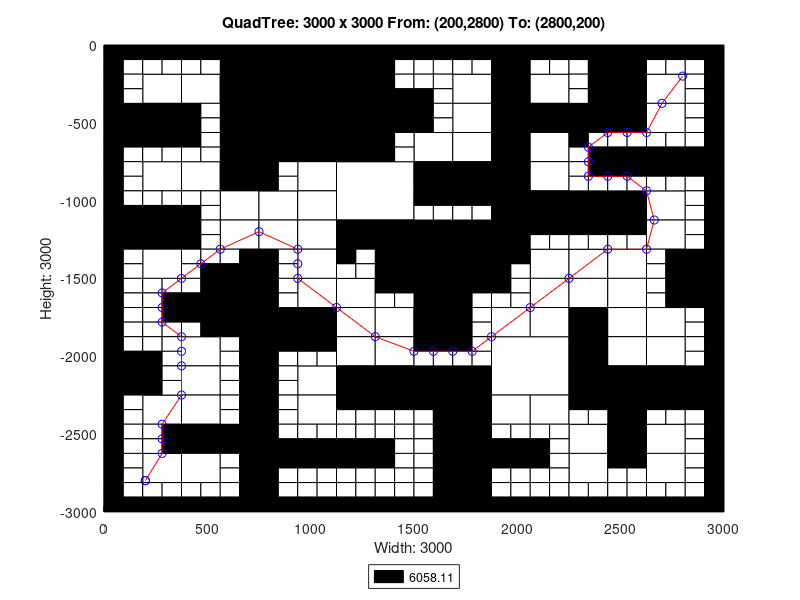

Recreate this plot in MATLAB.
axis([0 3000 -3000 0]);
title('QuadTree: 3000 x 3000 From: (200,2800) To: (2800,200)');
xlabel('Width: 3000');
ylabel('Height: 3000');
rectangle('Position',[750 -375 375 375], 'FaceColor',[0 0 0]);
rectangle('Position',[750 -750 375 375], 'FaceColor',[0 0 0]);
rectangle('Position',[1125 -1125 375 375], 'FaceColor',[1 1 1]);
rectangle('Position',[1500 -1500 375 375], 'FaceColor',[0 0 0]);
rectangle('Position',[1875 -2250 375 375], 'FaceColor',[1 1 1]);
rectangle('Position',[187.5 -375 187.5 187.5], 'FaceColor',[1 1 1]);
rectangle('Position',[562.5 -187.5 187.5 187.5], 'FaceColor',[0 0 0]);
rectangle('Position',[375 -375 187.5 187.5], 'FaceColor',[1 1 1]);
rectangle('Position',[562.5 -375 187.5 187.5], 'FaceColor',[0 0 0]);
rectangle('Position',[0 -562.5 187.5 187.5], 'FaceColor',[0 0 0]);
rectangle('Position',[187.5 -562.5 187.5 187.5], 'FaceColor',[0 0 0]);
rectangle('Position',[562.5 -562.5 187.5 187.5], 'FaceColor',[0 0 0]);
rectangle('Position',[562.5 -750 187.5 187.5], 'FaceColor',[0 0 0]);
rectangle('Position',[1125 -187.5 187.5 187.5], 'FaceColor',[0 0 0]);
rectangle('Position',[1125 -375 187.5 187.5], 'FaceColor',[0 0 0]);
rectangle('Position',[1125 -562.5 187.5 187.5], 'FaceColor',[0 0 0]);
rectangle('Position',[1312.5 -562.5 187.5 187.5], 'FaceColor',[0 0 0]);
rectangle('Position',[1125 -750 187.5 187.5], 'FaceColor',[0 0 0]);
rectangle('Position',[187.5 -937.5 187.5 187.5], 'FaceColor',[1 1 1]);
rectangle('Position',[375 -937.5 187.5 187.5], 'FaceColor',[1 1 1]);
rectangle('Position',[562.5 -937.5 187.5 187.5], 'FaceColor',[0 0 0]);
rectangle('Position',[562.5 -1125 187.5 187.5], 'FaceColor',[1 1 1]);
rectangle('Position',[0 -1312.5 187.5 187.5], 'FaceColor',[0 0 0]);
rectangle('Position',[187.5 -1312.5 187.5 187.5], 'FaceColor',[0 0 0]);
rectangle('Position',[187.5 -1500 187.5 187.5], 'FaceColor',[1 1 1]);
rectangle('Position',[562.5 -1312.5 187.5 187.5], 'FaceColor',[1 1 1]);
rectangle('Position',[937.5 -937.5 187.5 187.5], 'FaceColor',[1 1 1]);
rectangle('Position',[750 -1125 187.5 187.5], 'FaceColor',[1 1 1]);
rectangle('Position',[937.5 -1125 187.5 187.5], 'FaceColor',[1 1 1]);
rectangle('Position',[750 -1312.5 187.5 187.5], 'FaceColor',[1 1 1]);
rectangle('Position',[937.5 -1312.5 187.5 187.5], 'FaceColor',[1 1 1]);
rectangle('Position',[937.5 -1500 187.5 187.5], 'FaceColor',[1 1 1]);
rectangle('Position',[1125 -1312.5 187.5 187.5], 'FaceColor',[0 0 0]);
rectangle('Position',[1312.5 -1312.5 187.5 187.5], 'FaceColor',[0 0 0]);
rectangle('Position',[1312.5 -1500 187.5 187.5], 'FaceColor',[0 0 0]);
rectangle('Position',[1687.5 -375 187.5 187.5], 'FaceColor',[1 1 1]);
rectangle('Position',[1875 -187.5 187.5 187.5], 'FaceColor',[0 0 0]);
rectangle('Position',[1875 -375 187.5 187.5], 'FaceColor',[0 0 0]);
rectangle('Position',[2062.5 -375 187.5 187.5], 'FaceColor',[1 1 1]);
rectangle('Position',[1687.5 -562.5 187.5 187.5], 'FaceColor',[1 1 1]);
rectangle('Position',[1500 -750 187.5 187.5], 'FaceColor',[1 1 1]);
rectangle('Position',[1687.5 -750 187.5 187.5], 'FaceColor',[1 1 1]);
rectangle('Position',[1875 -562.5 187.5 187.5], 'FaceColor',[0 0 0]);
rectangle('Position',[2062.5 -562.5 187.5 187.5], 'FaceColor',[0 0 0]);
rectangle('Position',[1875 -750 187.5 187.5], 'FaceColor',[0 0 0]);
rectangle('Position',[2062.5 -750 187.5 187.5], 'FaceColor',[1 1 1]);
rectangle('Position',[2437.5 -187.5 187.5 187.5], 'FaceColor',[0 0 0]);
rectangle('Position',[2437.5 -375 187.5 187.5], 'FaceColor',[0 0 0]);
rectangle('Position',[2625 -375 187.5 187.5], 'FaceColor',[1 1 1]);
rectangle('Position',[2250 -562.5 187.5 187.5], 'FaceColor',[0 0 0]);
rectangle('Position',[2437.5 -562.5 187.5 187.5], 'FaceColor',[0 0 0]);
rectangle('Position',[2625 -562.5 187.5 187.5], 'FaceColor',[1 1 1]);
rectangle('Position',[1500 -937.5 187.5 187.5], 'FaceColor',[0 0 0]);
rectangle('Position',[1687.5 -937.5 187.5 187.5], 'FaceColor',[0 0 0]);
rectangle('Position',[1875 -937.5 187.5 187.5], 'FaceColor',[0 0 0]);
rectangle('Position',[2062.5 -937.5 187.5 187.5], 'FaceColor',[1 1 1]);
rectangle('Position',[1875 -1125 187.5 187.5], 'FaceColor',[0 0 0]);
rectangle('Position',[2062.5 -1125 187.5 187.5], 'FaceColor',[0 0 0]);
rectangle('Position',[1875 -1312.5 187.5 187.5], 'FaceColor',[0 0 0]);
rectangle('Position',[2062.5 -1500 187.5 187.5], 'FaceColor',[1 1 1]);
rectangle('Position',[2250 -1125 187.5 187.5], 'FaceColor',[0 0 0]);
rectangle('Position',[2437.5 -1125 187.5 187.5], 'FaceColor',[0 0 0]);
rectangle('Position',[2625 -1125 187.5 187.5], 'FaceColor',[1 1 1]);
rectangle('Position',[2250 -1500 187.5 187.5], 'FaceColor',[1 1 1]);
rectangle('Position',[2437.5 -1500 187.5 187.5], 'FaceColor',[1 1 1]);
rectangle('Position',[2625 -1312.5 187.5 187.5], 'FaceColor',[1 1 1]);
rectangle('Position',[2812.5 -1500 187.5 187.5], 'FaceColor',[0 0 0]);
rectangle('Position',[562.5 -1687.5 187.5 187.5], 'FaceColor',[0 0 0]);
rectangle('Position',[562.5 -1875 187.5 187.5], 'FaceColor',[0 0 0]);
rectangle('Position',[0 -2250 187.5 187.5], 'FaceColor',[0 0 0]);
rectangle('Position',[375 -2062.5 187.5 187.5], 'FaceColor',[1 1 1]);
rectangle('Position',[375 -2250 187.5 187.5], 'FaceColor',[1 1 1]);
rectangle('Position',[937.5 -1687.5 187.5 187.5], 'FaceColor',[1 1 1]);
rectangle('Position',[750 -1875 187.5 187.5], 'FaceColor',[0 0 0]);
rectangle('Position',[937.5 -1875 187.5 187.5], 'FaceColor',[0 0 0]);
rectangle('Position',[1125 -1687.5 187.5 187.5], 'FaceColor',[1 1 1]);
rectangle('Position',[1125 -1875 187.5 187.5], 'FaceColor',[1 1 1]);
rectangle('Position',[1312.5 -1875 187.5 187.5], 'FaceColor',[1 1 1]);
rectangle('Position',[937.5 -2250 187.5 187.5], 'FaceColor',[1 1 1]);
rectangle('Position',[1125 -2062.5 187.5 187.5], 'FaceColor',[1 1 1]);
rectangle('Position',[1312.5 -2062.5 187.5 187.5], 'FaceColor',[1 1 1]);
rectangle('Position',[1125 -2250 187.5 187.5], 'FaceColor',[0 0 0]);
rectangle('Position',[1312.5 -2250 187.5 187.5], 'FaceColor',[0 0 0]);
rectangle('Position',[187.5 -2437.5 187.5 187.5], 'FaceColor',[1 1 1]);
rectangle('Position',[375 -2437.5 187.5 187.5], 'FaceColor',[1 1 1]);
rectangle('Position',[375 -2625 187.5 187.5], 'FaceColor',[0 0 0]);
rectangle('Position',[562.5 -2625 187.5 187.5], 'FaceColor',[0 0 0]);
rectangle('Position',[187.5 -2812.5 187.5 187.5], 'FaceColor',[1 1 1]);
rectangle('Position',[375 -2812.5 187.5 187.5], 'FaceColor',[1 1 1]);
rectangle('Position',[937.5 -2437.5 187.5 187.5], 'FaceColor',[1 1 1]);
rectangle('Position',[1500 -1687.5 187.5 187.5], 'FaceColor',[0 0 0]);
rectangle('Position',[1500 -1875 187.5 187.5], 'FaceColor',[0 0 0]);
rectangle('Position',[2062.5 -1687.5 187.5 187.5], 'FaceColor',[1 1 1]);
rectangle('Position',[1875 -1875 187.5 187.5], 'FaceColor',[1 1 1]);
rectangle('Position',[2062.5 -1875 187.5 187.5], 'FaceColor',[1 1 1]);
rectangle('Position',[1500 -2250 187.5 187.5], 'FaceColor',[0 0 0]);
rectangle('Position',[1687.5 -2250 187.5 187.5], 'FaceColor',[0 0 0]);
rectangle('Position',[2250 -1687.5 187.5 187.5], 'FaceColor',[1 1 1]);
rectangle('Position',[2437.5 -1687.5 187.5 187.5], 'FaceColor',[1 1 1]);
rectangle('Position',[2250 -1875 187.5 187.5], 'FaceColor',[0 0 0]);
rectangle('Position',[2437.5 -1875 187.5 187.5], 'FaceColor',[1 1 1]);
rectangle('Position',[2812.5 -1687.5 187.5 187.5], 'FaceColor',[0 0 0]);
rectangle('Position',[2625 -1875 187.5 187.5], 'FaceColor',[1 1 1]);
rectangle('Position',[2250 -2062.5 187.5 187.5], 'FaceColor',[0 0 0]);
rectangle('Position',[2437.5 -2062.5 187.5 187.5], 'FaceColor',[1 1 1]);
rectangle('Position',[2250 -2250 187.5 187.5], 'FaceColor',[0 0 0]);
rectangle('Position',[2437.5 -2250 187.5 187.5], 'FaceColor',[0 0 0]);
rectangle('Position',[2625 -2062.5 187.5 187.5], 'FaceColor',[1 1 1]);
rectangle('Position',[2625 -2250 187.5 187.5], 'FaceColor',[0 0 0]);
rectangle('Position',[2812.5 -2250 187.5 187.5], 'FaceColor',[0 0 0]);
rectangle('Position',[1687.5 -2437.5 187.5 187.5], 'FaceColor',[0 0 0]);
rectangle('Position',[1687.5 -2625 187.5 187.5], 'FaceColor',[0 0 0]);
rectangle('Position',[1875 -2437.5 187.5 187.5], 'FaceColor',[1 1 1]);
rectangle('Position',[2062.5 -2437.5 187.5 187.5], 'FaceColor',[1 1 1]);
rectangle('Position',[1687.5 -2812.5 187.5 187.5], 'FaceColor',[0 0 0]);
rectangle('Position',[1687.5 -3000 187.5 187.5], 'FaceColor',[0 0 0]);
rectangle('Position',[2437.5 -2437.5 187.5 187.5], 'FaceColor',[0 0 0]);
rectangle('Position',[2250 -2625 187.5 187.5], 'FaceColor',[1 1 1]);
rectangle('Position',[2437.5 -2625 187.5 187.5], 'FaceColor',[0 0 0]);
rectangle('Position',[2625 -2625 187.5 187.5], 'FaceColor',[1 1 1]);
rectangle('Position',[2250 -2812.5 187.5 187.5], 'FaceColor',[1 1 1]);
rectangle('Position',[2625 -2812.5 187.5 187.5], 'FaceColor',[1 1 1]);
rectangle('Position',[0 -93.75 93.75 93.75], 'FaceColor',[0 0 0]);
rectangle('Position',[93.75 -93.75 93.75 93.75], 'FaceColor',[0 0 0]);
rectangle('Position',[0 -187.5 93.75 93.75], 'FaceColor',[0 0 0]);
rectangle('Position',[93.75 -187.5 93.75 93.75], 'FaceColor',[1 1 1]);
rectangle('Position',[187.5 -93.75 93.75 93.75], 'FaceColor',[0 0 0]);
rectangle('Position',[281.25 -93.75 93.75 93.75], 'FaceColor',[0 0 0]);
rectangle('Position',[187.5 -187.5 93.75 93.75], 'FaceColor',[1 1 1]);
rectangle('Position',[281.25 -187.5 93.75 93.75], 'FaceColor',[1 1 1]);
rectangle('Position',[0 -281.25 93.75 93.75], 'FaceColor',[0 0 0]);
rectangle('Position',[93.75 -281.25 93.75 93.75], 'FaceColor',[1 1 1]);
rectangle('Position',[0 -375 93.75 93.75], 'FaceColor',[0 0 0]);
rectangle('Position',[93.75 -375 93.75 93.75], 'FaceColor',[1 1 1]);
rectangle('Position',[375 -93.75 93.75 93.75], 'FaceColor',[0 0 0]);
rectangle('Position',[468.75 -93.75 93.75 93.75], 'FaceColor',[0 0 0]);
rectangle('Position',[375 -187.5 93.75 93.75], 'FaceColor',[1 1 1]);
rectangle('Position',[468.75 -187.5 93.75 93.75], 'FaceColor',[1 1 1]);
rectangle('Position',[0 -656.25 93.75 93.75], 'FaceColor',[0 0 0]);
rectangle('Position',[93.75 -656.25 93.75 93.75], 'FaceColor',[0 0 0]);
rectangle('Position',[0 -750 93.75 93.75], 'FaceColor',[0 0 0]);
rectangle('Position',[93.75 -750 93.75 93.75], 'FaceColor',[1 1 1]);
rectangle('Position',[187.5 -656.25 93.75 93.75], 'FaceColor',[0 0 0]);
rectangle('Position',[281.25 -656.25 93.75 93.75], 'FaceColor',[0 0 0]);
rectangle('Position',[187.5 -750 93.75 93.75], 'FaceColor',[1 1 1]);
rectangle('Position',[281.25 -750 93.75 93.75], 'FaceColor',[1 1 1]);
rectangle('Position',[375 -468.75 93.75 93.75], 'FaceColor',[0 0 0]);
rectangle('Position',[468.75 -468.75 93.75 93.75], 'FaceColor',[1 1 1]);
rectangle('Position',[375 -562.5 93.75 93.75], 'FaceColor',[0 0 0]);
rectangle('Position',[468.75 -562.5 93.75 93.75], 'FaceColor',[1 1 1]);
rectangle('Position',[375 -656.25 93.75 93.75], 'FaceColor',[0 0 0]);
rectangle('Position',[468.75 -656.25 93.75 93.75], 'FaceColor',[1 1 1]);
rectangle('Position',[375 -750 93.75 93.75], 'FaceColor',[1 1 1]);
rectangle('Position',[468.75 -750 93.75 93.75], 'FaceColor',[1 1 1]);
rectangle('Position',[1312.5 -93.75 93.75 93.75], 'FaceColor',[0 0 0]);
rectangle('Position',[1406.25 -93.75 93.75 93.75], 'FaceColor',[0 0 0]);
rectangle('Position',[1312.5 -187.5 93.75 93.75], 'FaceColor',[0 0 0]);
rectangle('Position',[1406.25 -187.5 93.75 93.75], 'FaceColor',[1 1 1]);
rectangle('Position',[1312.5 -281.25 93.75 93.75], 'FaceColor',[0 0 0]);
rectangle('Position',[1406.25 -281.25 93.75 93.75], 'FaceColor',[1 1 1]);
rectangle('Position',[1312.5 -375 93.75 93.75], 'FaceColor',[0 0 0]);
rectangle('Position',[1406.25 -375 93.75 93.75], 'FaceColor',[0 0 0]);
rectangle('Position',[1312.5 -656.25 93.75 93.75], 'FaceColor',[0 0 0]);
rectangle('Position',[1406.25 -656.25 93.75 93.75], 'FaceColor',[1 1 1]);
rectangle('Position',[1312.5 -750 93.75 93.75], 'FaceColor',[0 0 0]);
rectangle('Position',[1406.25 -750 93.75 93.75], 'FaceColor',[1 1 1]);
rectangle('Position',[0 -843.75 93.75 93.75], 'FaceColor',[0 0 0]);
rectangle('Position',[93.75 -843.75 93.75 93.75], 'FaceColor',[1 1 1]);
rectangle('Position',[0 -937.5 93.75 93.75], 'FaceColor',[0 0 0]);
rectangle('Position',[93.75 -937.5 93.75 93.75], 'FaceColor',[1 1 1]);
rectangle('Position',[0 -1031.25 93.75 93.75], 'FaceColor',[0 0 0]);
rectangle('Position',[93.75 -1031.25 93.75 93.75], 'FaceColor',[1 1 1]);
rectangle('Position',[0 -1125 93.75 93.75], 'FaceColor',[0 0 0]);
rectangle('Position',[93.75 -1125 93.75 93.75], 'FaceColor',[0 0 0]);
rectangle('Position',[187.5 -1031.25 93.75 93.75], 'FaceColor',[1 1 1]);
rectangle('Position',[281.25 -1031.25 93.75 93.75], 'FaceColor',[1 1 1]);
rectangle('Position',[187.5 -1125 93.75 93.75], 'FaceColor',[0 0 0]);
rectangle('Position',[281.25 -1125 93.75 93.75], 'FaceColor',[0 0 0]);
rectangle('Position',[375 -1031.25 93.75 93.75], 'FaceColor',[1 1 1]);
rectangle('Position',[468.75 -1031.25 93.75 93.75], 'FaceColor',[1 1 1]);
rectangle('Position',[375 -1125 93.75 93.75], 'FaceColor',[0 0 0]);
rectangle('Position',[468.75 -1125 93.75 93.75], 'FaceColor',[1 1 1]);
rectangle('Position',[0 -1406.25 93.75 93.75], 'FaceColor',[0 0 0]);
rectangle('Position',[93.75 -1406.25 93.75 93.75], 'FaceColor',[1 1 1]);
rectangle('Position',[0 -1500 93.75 93.75], 'FaceColor',[0 0 0]);
rectangle('Position',[93.75 -1500 93.75 93.75], 'FaceColor',[1 1 1]);
rectangle('Position',[375 -1218.75 93.75 93.75], 'FaceColor',[0 0 0]);
rectangle('Position',[468.75 -1218.75 93.75 93.75], 'FaceColor',[1 1 1]);
rectangle('Position',[375 -1312.5 93.75 93.75], 'FaceColor',[0 0 0]);
rectangle('Position',[468.75 -1312.5 93.75 93.75], 'FaceColor',[1 1 1]);
rectangle('Position',[375 -1406.25 93.75 93.75], 'FaceColor',[1 1 1]);
rectangle('Position',[468.75 -1406.25 93.75 93.75], 'FaceColor',[1 1 1]);
rectangle('Position',[375 -1500 93.75 93.75], 'FaceColor',[1 1 1]);
rectangle('Position',[468.75 -1500 93.75 93.75], 'FaceColor',[0 0 0]);
rectangle('Position',[562.5 -1406.25 93.75 93.75], 'FaceColor',[1 1 1]);
rectangle('Position',[656.25 -1406.25 93.75 93.75], 'FaceColor',[0 0 0]);
rectangle('Position',[562.5 -1500 93.75 93.75], 'FaceColor',[0 0 0]);
rectangle('Position',[656.25 -1500 93.75 93.75], 'FaceColor',[0 0 0]);
rectangle('Position',[750 -843.75 93.75 93.75], 'FaceColor',[0 0 0]);
rectangle('Position',[843.75 -843.75 93.75 93.75], 'FaceColor',[1 1 1]);
rectangle('Position',[750 -937.5 93.75 93.75], 'FaceColor',[0 0 0]);
rectangle('Position',[843.75 -937.5 93.75 93.75], 'FaceColor',[1 1 1]);
rectangle('Position',[750 -1406.25 93.75 93.75], 'FaceColor',[0 0 0]);
rectangle('Position',[843.75 -1406.25 93.75 93.75], 'FaceColor',[1 1 1]);
rectangle('Position',[750 -1500 93.75 93.75], 'FaceColor',[0 0 0]);
rectangle('Position',[843.75 -1500 93.75 93.75], 'FaceColor',[1 1 1]);
rectangle('Position',[1125 -1406.25 93.75 93.75], 'FaceColor',[0 0 0]);
rectangle('Position',[1218.75 -1406.25 93.75 93.75], 'FaceColor',[1 1 1]);
rectangle('Position',[1125 -1500 93.75 93.75], 'FaceColor',[1 1 1]);
rectangle('Position',[1218.75 -1500 93.75 93.75], 'FaceColor',[1 1 1]);
rectangle('Position',[1500 -93.75 93.75 93.75], 'FaceColor',[0 0 0]);
rectangle('Position',[1593.75 -93.75 93.75 93.75], 'FaceColor',[0 0 0]);
rectangle('Position',[1500 -187.5 93.75 93.75], 'FaceColor',[1 1 1]);
rectangle('Position',[1593.75 -187.5 93.75 93.75], 'FaceColor',[1 1 1]);
rectangle('Position',[1687.5 -93.75 93.75 93.75], 'FaceColor',[0 0 0]);
rectangle('Position',[1781.25 -93.75 93.75 93.75], 'FaceColor',[0 0 0]);
rectangle('Position',[1687.5 -187.5 93.75 93.75], 'FaceColor',[1 1 1]);
rectangle('Position',[1781.25 -187.5 93.75 93.75], 'FaceColor',[1 1 1]);
rectangle('Position',[1500 -281.25 93.75 93.75], 'FaceColor',[1 1 1]);
rectangle('Position',[1593.75 -281.25 93.75 93.75], 'FaceColor',[1 1 1]);
rectangle('Position',[1500 -375 93.75 93.75], 'FaceColor',[0 0 0]);
rectangle('Position',[1593.75 -375 93.75 93.75], 'FaceColor',[1 1 1]);
rectangle('Position',[2062.5 -93.75 93.75 93.75], 'FaceColor',[0 0 0]);
rectangle('Position',[2156.25 -93.75 93.75 93.75], 'FaceColor',[0 0 0]);
rectangle('Position',[2062.5 -187.5 93.75 93.75], 'FaceColor',[1 1 1]);
rectangle('Position',[2156.25 -187.5 93.75 93.75], 'FaceColor',[1 1 1]);
rectangle('Position',[1500 -468.75 93.75 93.75], 'FaceColor',[0 0 0]);
rectangle('Position',[1593.75 -468.75 93.75 93.75], 'FaceColor',[1 1 1]);
rectangle('Position',[1500 -562.5 93.75 93.75], 'FaceColor',[0 0 0]);
rectangle('Position',[1593.75 -562.5 93.75 93.75], 'FaceColor',[1 1 1]);
rectangle('Position',[2250 -93.75 93.75 93.75], 'FaceColor',[0 0 0]);
rectangle('Position',[2343.75 -93.75 93.75 93.75], 'FaceColor',[0 0 0]);
rectangle('Position',[2250 -187.5 93.75 93.75], 'FaceColor',[1 1 1]);
rectangle('Position',[2343.75 -187.5 93.75 93.75], 'FaceColor',[0 0 0]);
rectangle('Position',[2250 -281.25 93.75 93.75], 'FaceColor',[1 1 1]);
rectangle('Position',[2343.75 -281.25 93.75 93.75], 'FaceColor',[0 0 0]);
rectangle('Position',[2250 -375 93.75 93.75], 'FaceColor',[1 1 1]);
rectangle('Position',[2343.75 -375 93.75 93.75], 'FaceColor',[0 0 0]);
rectangle('Position',[2625 -93.75 93.75 93.75], 'FaceColor',[0 0 0]);
rectangle('Position',[2718.75 -93.75 93.75 93.75], 'FaceColor',[0 0 0]);
rectangle('Position',[2625 -187.5 93.75 93.75], 'FaceColor',[1 1 1]);
rectangle('Position',[2718.75 -187.5 93.75 93.75], 'FaceColor',[1 1 1]);
rectangle('Position',[2812.5 -93.75 93.75 93.75], 'FaceColor',[0 0 0]);
rectangle('Position',[2906.25 -93.75 93.75 93.75], 'FaceColor',[0 0 0]);
rectangle('Position',[2812.5 -187.5 93.75 93.75], 'FaceColor',[1 1 1]);
rectangle('Position',[2906.25 -187.5 93.75 93.75], 'FaceColor',[0 0 0]);
rectangle('Position',[2812.5 -281.25 93.75 93.75], 'FaceColor',[1 1 1]);
rectangle('Position',[2906.25 -281.25 93.75 93.75], 'FaceColor',[0 0 0]);
rectangle('Position',[2812.5 -375 93.75 93.75], 'FaceColor',[1 1 1]);
rectangle('Position',[2906.25 -375 93.75 93.75], 'FaceColor',[0 0 0]);
rectangle('Position',[2250 -656.25 93.75 93.75], 'FaceColor',[0 0 0]);
rectangle('Position',[2343.75 -656.25 93.75 93.75], 'FaceColor',[1 1 1]);
rectangle('Position',[2250 -750 93.75 93.75], 'FaceColor',[1 1 1]);
rectangle('Position',[2343.75 -750 93.75 93.75], 'FaceColor',[0 0 0]);
rectangle('Position',[2437.5 -656.25 93.75 93.75], 'FaceColor',[1 1 1]);
rectangle('Position',[2531.25 -656.25 93.75 93.75], 'FaceColor',[1 1 1]);
rectangle('Position',[2437.5 -750 93.75 93.75], 'FaceColor',[0 0 0]);
rectangle('Position',[2531.25 -750 93.75 93.75], 'FaceColor',[0 0 0]);
rectangle('Position',[2812.5 -468.75 93.75 93.75], 'FaceColor',[1 1 1]);
rectangle('Position',[2906.25 -468.75 93.75 93.75], 'FaceColor',[0 0 0]);
rectangle('Position',[2812.5 -562.5 93.75 93.75], 'FaceColor',[1 1 1]);
rectangle('Position',[2906.25 -562.5 93.75 93.75], 'FaceColor',[0 0 0]);
rectangle('Position',[2625 -656.25 93.75 93.75], 'FaceColor',[1 1 1]);
rectangle('Position',[2718.75 -656.25 93.75 93.75], 'FaceColor',[1 1 1]);
rectangle('Position',[2625 -750 93.75 93.75], 'FaceColor',[0 0 0]);
rectangle('Position',[2718.75 -750 93.75 93.75], 'FaceColor',[0 0 0]);
rectangle('Position',[2812.5 -656.25 93.75 93.75], 'FaceColor',[1 1 1]);
rectangle('Position',[2906.25 -656.25 93.75 93.75], 'FaceColor',[0 0 0]);
rectangle('Position',[2812.5 -750 93.75 93.75], 'FaceColor',[0 0 0]);
rectangle('Position',[2906.25 -750 93.75 93.75], 'FaceColor',[0 0 0]);
rectangle('Position',[1500 -1031.25 93.75 93.75], 'FaceColor',[0 0 0]);
rectangle('Position',[1593.75 -1031.25 93.75 93.75], 'FaceColor',[0 0 0]);
rectangle('Position',[1500 -1125 93.75 93.75], 'FaceColor',[1 1 1]);
rectangle('Position',[1593.75 -1125 93.75 93.75], 'FaceColor',[1 1 1]);
rectangle('Position',[1687.5 -1031.25 93.75 93.75], 'FaceColor',[0 0 0]);
rectangle('Position',[1781.25 -1031.25 93.75 93.75], 'FaceColor',[0 0 0]);
rectangle('Position',[1687.5 -1125 93.75 93.75], 'FaceColor',[1 1 1]);
rectangle('Position',[1781.25 -1125 93.75 93.75], 'FaceColor',[1 1 1]);
rectangle('Position',[2062.5 -1218.75 93.75 93.75], 'FaceColor',[0 0 0]);
rectangle('Position',[2156.25 -1218.75 93.75 93.75], 'FaceColor',[0 0 0]);
rectangle('Position',[2062.5 -1312.5 93.75 93.75], 'FaceColor',[1 1 1]);
rectangle('Position',[2156.25 -1312.5 93.75 93.75], 'FaceColor',[1 1 1]);
rectangle('Position',[1875 -1406.25 93.75 93.75], 'FaceColor',[0 0 0]);
rectangle('Position',[1968.75 -1406.25 93.75 93.75], 'FaceColor',[0 0 0]);
rectangle('Position',[1875 -1500 93.75 93.75], 'FaceColor',[0 0 0]);
rectangle('Position',[1968.75 -1500 93.75 93.75], 'FaceColor',[1 1 1]);
rectangle('Position',[2250 -843.75 93.75 93.75], 'FaceColor',[1 1 1]);
rectangle('Position',[2343.75 -843.75 93.75 93.75], 'FaceColor',[0 0 0]);
rectangle('Position',[2250 -937.5 93.75 93.75], 'FaceColor',[1 1 1]);
rectangle('Position',[2343.75 -937.5 93.75 93.75], 'FaceColor',[1 1 1]);
rectangle('Position',[2437.5 -843.75 93.75 93.75], 'FaceColor',[0 0 0]);
rectangle('Position',[2531.25 -843.75 93.75 93.75], 'FaceColor',[0 0 0]);
rectangle('Position',[2437.5 -937.5 93.75 93.75], 'FaceColor',[1 1 1]);
rectangle('Position',[2531.25 -937.5 93.75 93.75], 'FaceColor',[1 1 1]);
rectangle('Position',[2625 -843.75 93.75 93.75], 'FaceColor',[0 0 0]);
rectangle('Position',[2718.75 -843.75 93.75 93.75], 'FaceColor',[0 0 0]);
rectangle('Position',[2625 -937.5 93.75 93.75], 'FaceColor',[1 1 1]);
rectangle('Position',[2718.75 -937.5 93.75 93.75], 'FaceColor',[1 1 1]);
rectangle('Position',[2812.5 -843.75 93.75 93.75], 'FaceColor',[0 0 0]);
rectangle('Position',[2906.25 -843.75 93.75 93.75], 'FaceColor',[0 0 0]);
rectangle('Position',[2812.5 -937.5 93.75 93.75], 'FaceColor',[1 1 1]);
rectangle('Position',[2906.25 -937.5 93.75 93.75], 'FaceColor',[0 0 0]);
rectangle('Position',[2812.5 -1031.25 93.75 93.75], 'FaceColor',[1 1 1]);
rectangle('Position',[2906.25 -1031.25 93.75 93.75], 'FaceColor',[0 0 0]);
rectangle('Position',[2812.5 -1125 93.75 93.75], 'FaceColor',[1 1 1]);
rectangle('Position',[2906.25 -1125 93.75 93.75], 'FaceColor',[0 0 0]);
rectangle('Position',[2250 -1218.75 93.75 93.75], 'FaceColor',[0 0 0]);
rectangle('Position',[2343.75 -1218.75 93.75 93.75], 'FaceColor',[0 0 0]);
rectangle('Position',[2250 -1312.5 93.75 93.75], 'FaceColor',[1 1 1]);
rectangle('Position',[2343.75 -1312.5 93.75 93.75], 'FaceColor',[1 1 1]);
rectangle('Position',[2437.5 -1218.75 93.75 93.75], 'FaceColor',[0 0 0]);
rectangle('Position',[2531.25 -1218.75 93.75 93.75], 'FaceColor',[0 0 0]);
rectangle('Position',[2437.5 -1312.5 93.75 93.75], 'FaceColor',[1 1 1]);
rectangle('Position',[2531.25 -1312.5 93.75 93.75], 'FaceColor',[1 1 1]);
rectangle('Position',[2812.5 -1218.75 93.75 93.75], 'FaceColor',[1 1 1]);
rectangle('Position',[2906.25 -1218.75 93.75 93.75], 'FaceColor',[0 0 0]);
rectangle('Position',[2812.5 -1312.5 93.75 93.75], 'FaceColor',[1 1 1]);
rectangle('Position',[2906.25 -1312.5 93.75 93.75], 'FaceColor',[0 0 0]);
rectangle('Position',[2625 -1406.25 93.75 93.75], 'FaceColor',[1 1 1]);
rectangle('Position',[2718.75 -1406.25 93.75 93.75], 'FaceColor',[0 0 0]);
rectangle('Position',[2625 -1500 93.75 93.75], 'FaceColor',[1 1 1]);
rectangle('Position',[2718.75 -1500 93.75 93.75], 'FaceColor',[0 0 0]);
rectangle('Position',[0 -1593.75 93.75 93.75], 'FaceColor',[0 0 0]);
rectangle('Position',[93.75 -1593.75 93.75 93.75], 'FaceColor',[1 1 1]);
rectangle('Position',[0 -1687.5 93.75 93.75], 'FaceColor',[0 0 0]);
rectangle('Position',[93.75 -1687.5 93.75 93.75], 'FaceColor',[1 1 1]);
rectangle('Position',[187.5 -1593.75 93.75 93.75], 'FaceColor',[1 1 1]);
rectangle('Position',[281.25 -1593.75 93.75 93.75], 'FaceColor',[1 1 1]);
rectangle('Position',[187.5 -1687.5 93.75 93.75], 'FaceColor',[1 1 1]);
rectangle('Position',[281.25 -1687.5 93.75 93.75], 'FaceColor',[0 0 0]);
rectangle('Position',[0 -1781.25 93.75 93.75], 'FaceColor',[0 0 0]);
rectangle('Position',[93.75 -1781.25 93.75 93.75], 'FaceColor',[1 1 1]);
rectangle('Position',[0 -1875 93.75 93.75], 'FaceColor',[0 0 0]);
rectangle('Position',[93.75 -1875 93.75 93.75], 'FaceColor',[1 1 1]);
rectangle('Position',[187.5 -1781.25 93.75 93.75], 'FaceColor',[1 1 1]);
rectangle('Position',[281.25 -1781.25 93.75 93.75], 'FaceColor',[0 0 0]);
rectangle('Position',[187.5 -1875 93.75 93.75], 'FaceColor',[1 1 1]);
rectangle('Position',[281.25 -1875 93.75 93.75], 'FaceColor',[1 1 1]);
rectangle('Position',[375 -1593.75 93.75 93.75], 'FaceColor',[1 1 1]);
rectangle('Position',[468.75 -1593.75 93.75 93.75], 'FaceColor',[0 0 0]);
rectangle('Position',[375 -1687.5 93.75 93.75], 'FaceColor',[0 0 0]);
rectangle('Position',[468.75 -1687.5 93.75 93.75], 'FaceColor',[0 0 0]);
rectangle('Position',[375 -1781.25 93.75 93.75], 'FaceColor',[0 0 0]);
rectangle('Position',[468.75 -1781.25 93.75 93.75], 'FaceColor',[0 0 0]);
rectangle('Position',[375 -1875 93.75 93.75], 'FaceColor',[1 1 1]);
rectangle('Position',[468.75 -1875 93.75 93.75], 'FaceColor',[0 0 0]);
rectangle('Position',[0 -1968.75 93.75 93.75], 'FaceColor',[0 0 0]);
rectangle('Position',[93.75 -1968.75 93.75 93.75], 'FaceColor',[1 1 1]);
rectangle('Position',[0 -2062.5 93.75 93.75], 'FaceColor',[0 0 0]);
rectangle('Position',[93.75 -2062.5 93.75 93.75], 'FaceColor',[0 0 0]);
rectangle('Position',[187.5 -1968.75 93.75 93.75], 'FaceColor',[1 1 1]);
rectangle('Position',[281.25 -1968.75 93.75 93.75], 'FaceColor',[1 1 1]);
rectangle('Position',[187.5 -2062.5 93.75 93.75], 'FaceColor',[0 0 0]);
rectangle('Position',[281.25 -2062.5 93.75 93.75], 'FaceColor',[1 1 1]);
rectangle('Position',[187.5 -2156.25 93.75 93.75], 'FaceColor',[0 0 0]);
rectangle('Position',[281.25 -2156.25 93.75 93.75], 'FaceColor',[1 1 1]);
rectangle('Position',[187.5 -2250 93.75 93.75], 'FaceColor',[0 0 0]);
rectangle('Position',[281.25 -2250 93.75 93.75], 'FaceColor',[1 1 1]);
rectangle('Position',[562.5 -1968.75 93.75 93.75], 'FaceColor',[1 1 1]);
rectangle('Position',[656.25 -1968.75 93.75 93.75], 'FaceColor',[0 0 0]);
rectangle('Position',[562.5 -2062.5 93.75 93.75], 'FaceColor',[1 1 1]);
rectangle('Position',[656.25 -2062.5 93.75 93.75], 'FaceColor',[0 0 0]);
rectangle('Position',[562.5 -2156.25 93.75 93.75], 'FaceColor',[1 1 1]);
rectangle('Position',[656.25 -2156.25 93.75 93.75], 'FaceColor',[0 0 0]);
rectangle('Position',[562.5 -2250 93.75 93.75], 'FaceColor',[1 1 1]);
rectangle('Position',[656.25 -2250 93.75 93.75], 'FaceColor',[0 0 0]);
rectangle('Position',[750 -1593.75 93.75 93.75], 'FaceColor',[0 0 0]);
rectangle('Position',[843.75 -1593.75 93.75 93.75], 'FaceColor',[1 1 1]);
rectangle('Position',[750 -1687.5 93.75 93.75], 'FaceColor',[0 0 0]);
rectangle('Position',[843.75 -1687.5 93.75 93.75], 'FaceColor',[1 1 1]);
rectangle('Position',[1312.5 -1593.75 93.75 93.75], 'FaceColor',[0 0 0]);
rectangle('Position',[1406.25 -1593.75 93.75 93.75], 'FaceColor',[0 0 0]);
rectangle('Position',[1312.5 -1687.5 93.75 93.75], 'FaceColor',[1 1 1]);
rectangle('Position',[1406.25 -1687.5 93.75 93.75], 'FaceColor',[1 1 1]);
rectangle('Position',[750 -1968.75 93.75 93.75], 'FaceColor',[0 0 0]);
rectangle('Position',[843.75 -1968.75 93.75 93.75], 'FaceColor',[0 0 0]);
rectangle('Position',[750 -2062.5 93.75 93.75], 'FaceColor',[0 0 0]);
rectangle('Position',[843.75 -2062.5 93.75 93.75], 'FaceColor',[1 1 1]);
rectangle('Position',[937.5 -1968.75 93.75 93.75], 'FaceColor',[0 0 0]);
rectangle('Position',[1031.25 -1968.75 93.75 93.75], 'FaceColor',[0 0 0]);
rectangle('Position',[937.5 -2062.5 93.75 93.75], 'FaceColor',[1 1 1]);
rectangle('Position',[1031.25 -2062.5 93.75 93.75], 'FaceColor',[1 1 1]);
rectangle('Position',[750 -2156.25 93.75 93.75], 'FaceColor',[0 0 0]);
rectangle('Position',[843.75 -2156.25 93.75 93.75], 'FaceColor',[1 1 1]);
rectangle('Position',[750 -2250 93.75 93.75], 'FaceColor',[0 0 0]);
rectangle('Position',[843.75 -2250 93.75 93.75], 'FaceColor',[1 1 1]);
rectangle('Position',[0 -2343.75 93.75 93.75], 'FaceColor',[0 0 0]);
rectangle('Position',[93.75 -2343.75 93.75 93.75], 'FaceColor',[1 1 1]);
rectangle('Position',[0 -2437.5 93.75 93.75], 'FaceColor',[0 0 0]);
rectangle('Position',[93.75 -2437.5 93.75 93.75], 'FaceColor',[1 1 1]);
rectangle('Position',[0 -2531.25 93.75 93.75], 'FaceColor',[0 0 0]);
rectangle('Position',[93.75 -2531.25 93.75 93.75], 'FaceColor',[1 1 1]);
rectangle('Position',[0 -2625 93.75 93.75], 'FaceColor',[0 0 0]);
rectangle('Position',[93.75 -2625 93.75 93.75], 'FaceColor',[1 1 1]);
rectangle('Position',[187.5 -2531.25 93.75 93.75], 'FaceColor',[1 1 1]);
rectangle('Position',[281.25 -2531.25 93.75 93.75], 'FaceColor',[0 0 0]);
rectangle('Position',[187.5 -2625 93.75 93.75], 'FaceColor',[1 1 1]);
rectangle('Position',[281.25 -2625 93.75 93.75], 'FaceColor',[0 0 0]);
rectangle('Position',[562.5 -2343.75 93.75 93.75], 'FaceColor',[1 1 1]);
rectangle('Position',[656.25 -2343.75 93.75 93.75], 'FaceColor',[0 0 0]);
rectangle('Position',[562.5 -2437.5 93.75 93.75], 'FaceColor',[1 1 1]);
rectangle('Position',[656.25 -2437.5 93.75 93.75], 'FaceColor',[0 0 0]);
rectangle('Position',[0 -2718.75 93.75 93.75], 'FaceColor',[0 0 0]);
rectangle('Position',[93.75 -2718.75 93.75 93.75], 'FaceColor',[1 1 1]);
rectangle('Position',[0 -2812.5 93.75 93.75], 'FaceColor',[0 0 0]);
rectangle('Position',[93.75 -2812.5 93.75 93.75], 'FaceColor',[1 1 1]);
rectangle('Position',[0 -2906.25 93.75 93.75], 'FaceColor',[0 0 0]);
rectangle('Position',[93.75 -2906.25 93.75 93.75], 'FaceColor',[1 1 1]);
rectangle('Position',[0 -3000 93.75 93.75], 'FaceColor',[0 0 0]);
rectangle('Position',[93.75 -3000 93.75 93.75], 'FaceColor',[0 0 0]);
rectangle('Position',[187.5 -2906.25 93.75 93.75], 'FaceColor',[1 1 1]);
rectangle('Position',[281.25 -2906.25 93.75 93.75], 'FaceColor',[1 1 1]);
rectangle('Position',[187.5 -3000 93.75 93.75], 'FaceColor',[0 0 0]);
rectangle('Position',[281.25 -3000 93.75 93.75], 'FaceColor',[0 0 0]);
rectangle('Position',[562.5 -2718.75 93.75 93.75], 'FaceColor',[1 1 1]);
rectangle('Position',[656.25 -2718.75 93.75 93.75], 'FaceColor',[0 0 0]);
rectangle('Position',[562.5 -2812.5 93.75 93.75], 'FaceColor',[1 1 1]);
rectangle('Position',[656.25 -2812.5 93.75 93.75], 'FaceColor',[0 0 0]);
rectangle('Position',[375 -2906.25 93.75 93.75], 'FaceColor',[1 1 1]);
rectangle('Position',[468.75 -2906.25 93.75 93.75], 'FaceColor',[1 1 1]);
rectangle('Position',[375 -3000 93.75 93.75], 'FaceColor',[0 0 0]);
rectangle('Position',[468.75 -3000 93.75 93.75], 'FaceColor',[0 0 0]);
rectangle('Position',[562.5 -2906.25 93.75 93.75], 'FaceColor',[1 1 1]);
rectangle('Position',[656.25 -2906.25 93.75 93.75], 'FaceColor',[0 0 0]);
rectangle('Position',[562.5 -3000 93.75 93.75], 'FaceColor',[0 0 0]);
rectangle('Position',[656.25 -3000 93.75 93.75], 'FaceColor',[0 0 0]);
rectangle('Position',[750 -2343.75 93.75 93.75], 'FaceColor',[0 0 0]);
rectangle('Position',[843.75 -2343.75 93.75 93.75], 'FaceColor',[1 1 1]);
rectangle('Position',[750 -2437.5 93.75 93.75], 'FaceColor',[0 0 0]);
rectangle('Position',[843.75 -2437.5 93.75 93.75], 'FaceColor',[1 1 1]);
rectangle('Position',[750 -2531.25 93.75 93.75], 'FaceColor',[0 0 0]);
rectangle('Position',[843.75 -2531.25 93.75 93.75], 'FaceColor',[1 1 1]);
rectangle('Position',[750 -2625 93.75 93.75], 'FaceColor',[0 0 0]);
rectangle('Position',[843.75 -2625 93.75 93.75], 'FaceColor',[0 0 0]);
rectangle('Position',[937.5 -2531.25 93.75 93.75], 'FaceColor',[1 1 1]);
rectangle('Position',[1031.25 -2531.25 93.75 93.75], 'FaceColor',[1 1 1]);
rectangle('Position',[937.5 -2625 93.75 93.75], 'FaceColor',[0 0 0]);
rectangle('Position',[1031.25 -2625 93.75 93.75], 'FaceColor',[0 0 0]);
rectangle('Position',[1125 -2343.75 93.75 93.75], 'FaceColor',[0 0 0]);
rectangle('Position',[1218.75 -2343.75 93.75 93.75], 'FaceColor',[0 0 0]);
rectangle('Position',[1125 -2437.5 93.75 93.75], 'FaceColor',[1 1 1]);
rectangle('Position',[1218.75 -2437.5 93.75 93.75], 'FaceColor',[1 1 1]);
rectangle('Position',[1312.5 -2343.75 93.75 93.75], 'FaceColor',[0 0 0]);
rectangle('Position',[1406.25 -2343.75 93.75 93.75], 'FaceColor',[0 0 0]);
rectangle('Position',[1312.5 -2437.5 93.75 93.75], 'FaceColor',[1 1 1]);
rectangle('Position',[1406.25 -2437.5 93.75 93.75], 'FaceColor',[1 1 1]);
rectangle('Position',[1125 -2531.25 93.75 93.75], 'FaceColor',[1 1 1]);
rectangle('Position',[1218.75 -2531.25 93.75 93.75], 'FaceColor',[1 1 1]);
rectangle('Position',[1125 -2625 93.75 93.75], 'FaceColor',[0 0 0]);
rectangle('Position',[1218.75 -2625 93.75 93.75], 'FaceColor',[0 0 0]);
rectangle('Position',[1312.5 -2531.25 93.75 93.75], 'FaceColor',[1 1 1]);
rectangle('Position',[1406.25 -2531.25 93.75 93.75], 'FaceColor',[1 1 1]);
rectangle('Position',[1312.5 -2625 93.75 93.75], 'FaceColor',[0 0 0]);
rectangle('Position',[1406.25 -2625 93.75 93.75], 'FaceColor',[1 1 1]);
rectangle('Position',[750 -2718.75 93.75 93.75], 'FaceColor',[0 0 0]);
rectangle('Position',[843.75 -2718.75 93.75 93.75], 'FaceColor',[0 0 0]);
rectangle('Position',[750 -2812.5 93.75 93.75], 'FaceColor',[0 0 0]);
rectangle('Position',[843.75 -2812.5 93.75 93.75], 'FaceColor',[1 1 1]);
rectangle('Position',[937.5 -2718.75 93.75 93.75], 'FaceColor',[0 0 0]);
rectangle('Position',[1031.25 -2718.75 93.75 93.75], 'FaceColor',[0 0 0]);
rectangle('Position',[937.5 -2812.5 93.75 93.75], 'FaceColor',[1 1 1]);
rectangle('Position',[1031.25 -2812.5 93.75 93.75], 'FaceColor',[1 1 1]);
rectangle('Position',[750 -2906.25 93.75 93.75], 'FaceColor',[0 0 0]);
rectangle('Position',[843.75 -2906.25 93.75 93.75], 'FaceColor',[1 1 1]);
rectangle('Position',[750 -3000 93.75 93.75], 'FaceColor',[0 0 0]);
rectangle('Position',[843.75 -3000 93.75 93.75], 'FaceColor',[0 0 0]);
rectangle('Position',[937.5 -2906.25 93.75 93.75], 'FaceColor',[1 1 1]);
rectangle('Position',[1031.25 -2906.25 93.75 93.75], 'FaceColor',[1 1 1]);
rectangle('Position',[937.5 -3000 93.75 93.75], 'FaceColor',[0 0 0]);
rectangle('Position',[1031.25 -3000 93.75 93.75], 'FaceColor',[0 0 0]);
rectangle('Position',[1125 -2718.75 93.75 93.75], 'FaceColor',[0 0 0]);
rectangle('Position',[1218.75 -2718.75 93.75 93.75], 'FaceColor',[0 0 0]);
rectangle('Position',[1125 -2812.5 93.75 93.75], 'FaceColor',[1 1 1]);
rectangle('Position',[1218.75 -2812.5 93.75 93.75], 'FaceColor',[1 1 1]);
rectangle('Position',[1312.5 -2718.75 93.75 93.75], 'FaceColor',[0 0 0]);
rectangle('Position',[1406.25 -2718.75 93.75 93.75], 'FaceColor',[1 1 1]);
rectangle('Position',[1312.5 -2812.5 93.75 93.75], 'FaceColor',[1 1 1]);
rectangle('Position',[1406.25 -2812.5 93.75 93.75], 'FaceColor',[1 1 1]);
rectangle('Position',[1125 -2906.25 93.75 93.75], 'FaceColor',[1 1 1]);
rectangle('Position',[1218.75 -2906.25 93.75 93.75], 'FaceColor',[1 1 1]);
rectangle('Position',[1125 -3000 93.75 93.75], 'FaceColor',[0 0 0]);
rectangle('Position',[1218.75 -3000 93.75 93.75], 'FaceColor',[0 0 0]);
rectangle('Position',[1312.5 -2906.25 93.75 93.75], 'FaceColor',[1 1 1]);
rectangle('Position',[1406.25 -2906.25 93.75 93.75], 'FaceColor',[1 1 1]);
rectangle('Position',[1312.5 -3000 93.75 93.75], 'FaceColor',[0 0 0]);
rectangle('Position',[1406.25 -3000 93.75 93.75], 'FaceColor',[0 0 0]);
rectangle('Position',[1687.5 -1593.75 93.75 93.75], 'FaceColor',[0 0 0]);
rectangle('Position',[1781.25 -1593.75 93.75 93.75], 'FaceColor',[0 0 0]);
rectangle('Position',[1687.5 -1687.5 93.75 93.75], 'FaceColor',[0 0 0]);
rectangle('Position',[1781.25 -1687.5 93.75 93.75], 'FaceColor',[1 1 1]);
rectangle('Position',[1687.5 -1781.25 93.75 93.75], 'FaceColor',[0 0 0]);
rectangle('Position',[1781.25 -1781.25 93.75 93.75], 'FaceColor',[1 1 1]);
rectangle('Position',[1687.5 -1875 93.75 93.75], 'FaceColor',[0 0 0]);
rectangle('Position',[1781.25 -1875 93.75 93.75], 'FaceColor',[1 1 1]);
rectangle('Position',[1875 -1593.75 93.75 93.75], 'FaceColor',[0 0 0]);
rectangle('Position',[1968.75 -1593.75 93.75 93.75], 'FaceColor',[1 1 1]);
rectangle('Position',[1875 -1687.5 93.75 93.75], 'FaceColor',[1 1 1]);
rectangle('Position',[1968.75 -1687.5 93.75 93.75], 'FaceColor',[1 1 1]);
rectangle('Position',[1500 -1968.75 93.75 93.75], 'FaceColor',[0 0 0]);
rectangle('Position',[1593.75 -1968.75 93.75 93.75], 'FaceColor',[0 0 0]);
rectangle('Position',[1500 -2062.5 93.75 93.75], 'FaceColor',[1 1 1]);
rectangle('Position',[1593.75 -2062.5 93.75 93.75], 'FaceColor',[1 1 1]);
rectangle('Position',[1687.5 -1968.75 93.75 93.75], 'FaceColor',[0 0 0]);
rectangle('Position',[1781.25 -1968.75 93.75 93.75], 'FaceColor',[1 1 1]);
rectangle('Position',[1687.5 -2062.5 93.75 93.75], 'FaceColor',[1 1 1]);
rectangle('Position',[1781.25 -2062.5 93.75 93.75], 'FaceColor',[1 1 1]);
rectangle('Position',[2625 -1593.75 93.75 93.75], 'FaceColor',[1 1 1]);
rectangle('Position',[2718.75 -1593.75 93.75 93.75], 'FaceColor',[0 0 0]);
rectangle('Position',[2625 -1687.5 93.75 93.75], 'FaceColor',[1 1 1]);
rectangle('Position',[2718.75 -1687.5 93.75 93.75], 'FaceColor',[0 0 0]);
rectangle('Position',[2812.5 -1781.25 93.75 93.75], 'FaceColor',[1 1 1]);
rectangle('Position',[2906.25 -1781.25 93.75 93.75], 'FaceColor',[0 0 0]);
rectangle('Position',[2812.5 -1875 93.75 93.75], 'FaceColor',[1 1 1]);
rectangle('Position',[2906.25 -1875 93.75 93.75], 'FaceColor',[0 0 0]);
rectangle('Position',[2812.5 -1968.75 93.75 93.75], 'FaceColor',[1 1 1]);
rectangle('Position',[2906.25 -1968.75 93.75 93.75], 'FaceColor',[0 0 0]);
rectangle('Position',[2812.5 -2062.5 93.75 93.75], 'FaceColor',[1 1 1]);
rectangle('Position',[2906.25 -2062.5 93.75 93.75], 'FaceColor',[0 0 0]);
rectangle('Position',[1500 -2343.75 93.75 93.75], 'FaceColor',[0 0 0]);
rectangle('Position',[1593.75 -2343.75 93.75 93.75], 'FaceColor',[0 0 0]);
rectangle('Position',[1500 -2437.5 93.75 93.75], 'FaceColor',[1 1 1]);
rectangle('Position',[1593.75 -2437.5 93.75 93.75], 'FaceColor',[0 0 0]);
rectangle('Position',[1500 -2531.25 93.75 93.75], 'FaceColor',[1 1 1]);
rectangle('Position',[1593.75 -2531.25 93.75 93.75], 'FaceColor',[0 0 0]);
rectangle('Position',[1500 -2625 93.75 93.75], 'FaceColor',[1 1 1]);
rectangle('Position',[1593.75 -2625 93.75 93.75], 'FaceColor',[0 0 0]);
rectangle('Position',[1875 -2531.25 93.75 93.75], 'FaceColor',[1 1 1]);
rectangle('Position',[1968.75 -2531.25 93.75 93.75], 'FaceColor',[1 1 1]);
rectangle('Position',[1875 -2625 93.75 93.75], 'FaceColor',[0 0 0]);
rectangle('Position',[1968.75 -2625 93.75 93.75], 'FaceColor',[0 0 0]);
rectangle('Position',[2062.5 -2531.25 93.75 93.75], 'FaceColor',[1 1 1]);
rectangle('Position',[2156.25 -2531.25 93.75 93.75], 'FaceColor',[1 1 1]);
rectangle('Position',[2062.5 -2625 93.75 93.75], 'FaceColor',[0 0 0]);
rectangle('Position',[2156.25 -2625 93.75 93.75], 'FaceColor',[1 1 1]);
rectangle('Position',[1500 -2718.75 93.75 93.75], 'FaceColor',[1 1 1]);
rectangle('Position',[1593.75 -2718.75 93.75 93.75], 'FaceColor',[0 0 0]);
rectangle('Position',[1500 -2812.5 93.75 93.75], 'FaceColor',[1 1 1]);
rectangle('Position',[1593.75 -2812.5 93.75 93.75], 'FaceColor',[0 0 0]);
rectangle('Position',[1500 -2906.25 93.75 93.75], 'FaceColor',[1 1 1]);
rectangle('Position',[1593.75 -2906.25 93.75 93.75], 'FaceColor',[0 0 0]);
rectangle('Position',[1500 -3000 93.75 93.75], 'FaceColor',[0 0 0]);
rectangle('Position',[1593.75 -3000 93.75 93.75], 'FaceColor',[0 0 0]);
rectangle('Position',[1875 -2718.75 93.75 93.75], 'FaceColor',[0 0 0]);
rectangle('Position',[1968.75 -2718.75 93.75 93.75], 'FaceColor',[0 0 0]);
rectangle('Position',[1875 -2812.5 93.75 93.75], 'FaceColor',[1 1 1]);
rectangle('Position',[1968.75 -2812.5 93.75 93.75], 'FaceColor',[1 1 1]);
rectangle('Position',[2062.5 -2718.75 93.75 93.75], 'FaceColor',[0 0 0]);
rectangle('Position',[2156.25 -2718.75 93.75 93.75], 'FaceColor',[1 1 1]);
rectangle('Position',[2062.5 -2812.5 93.75 93.75], 'FaceColor',[1 1 1]);
rectangle('Position',[2156.25 -2812.5 93.75 93.75], 'FaceColor',[1 1 1]);
rectangle('Position',[1875 -2906.25 93.75 93.75], 'FaceColor',[1 1 1]);
rectangle('Position',[1968.75 -2906.25 93.75 93.75], 'FaceColor',[1 1 1]);
rectangle('Position',[1875 -3000 93.75 93.75], 'FaceColor',[0 0 0]);
rectangle('Position',[1968.75 -3000 93.75 93.75], 'FaceColor',[0 0 0]);
rectangle('Position',[2062.5 -2906.25 93.75 93.75], 'FaceColor',[1 1 1]);
rectangle('Position',[2156.25 -2906.25 93.75 93.75], 'FaceColor',[1 1 1]);
rectangle('Position',[2062.5 -3000 93.75 93.75], 'FaceColor',[0 0 0]);
rectangle('Position',[2156.25 -3000 93.75 93.75], 'FaceColor',[0 0 0]);
rectangle('Position',[2250 -2343.75 93.75 93.75], 'FaceColor',[0 0 0]);
rectangle('Position',[2343.75 -2343.75 93.75 93.75], 'FaceColor',[0 0 0]);
rectangle('Position',[2250 -2437.5 93.75 93.75], 'FaceColor',[1 1 1]);
rectangle('Position',[2343.75 -2437.5 93.75 93.75], 'FaceColor',[1 1 1]);
rectangle('Position',[2625 -2343.75 93.75 93.75], 'FaceColor',[0 0 0]);
rectangle('Position',[2718.75 -2343.75 93.75 93.75], 'FaceColor',[0 0 0]);
rectangle('Position',[2625 -2437.5 93.75 93.75], 'FaceColor',[1 1 1]);
rectangle('Position',[2718.75 -2437.5 93.75 93.75], 'FaceColor',[1 1 1]);
rectangle('Position',[2812.5 -2343.75 93.75 93.75], 'FaceColor',[0 0 0]);
rectangle('Position',[2906.25 -2343.75 93.75 93.75], 'FaceColor',[0 0 0]);
rectangle('Position',[2812.5 -2437.5 93.75 93.75], 'FaceColor',[1 1 1]);
rectangle('Position',[2906.25 -2437.5 93.75 93.75], 'FaceColor',[0 0 0]);
rectangle('Position',[2812.5 -2531.25 93.75 93.75], 'FaceColor',[1 1 1]);
rectangle('Position',[2906.25 -2531.25 93.75 93.75], 'FaceColor',[0 0 0]);
rectangle('Position',[2812.5 -2625 93.75 93.75], 'FaceColor',[1 1 1]);
rectangle('Position',[2906.25 -2625 93.75 93.75], 'FaceColor',[0 0 0]);
rectangle('Position',[2437.5 -2718.75 93.75 93.75], 'FaceColor',[0 0 0]);
rectangle('Position',[2531.25 -2718.75 93.75 93.75], 'FaceColor',[0 0 0]);
rectangle('Position',[2437.5 -2812.5 93.75 93.75], 'FaceColor',[1 1 1]);
rectangle('Position',[2531.25 -2812.5 93.75 93.75], 'FaceColor',[1 1 1]);
rectangle('Position',[2250 -2906.25 93.75 93.75], 'FaceColor',[1 1 1]);
rectangle('Position',[2343.75 -2906.25 93.75 93.75], 'FaceColor',[1 1 1]);
rectangle('Position',[2250 -3000 93.75 93.75], 'FaceColor',[0 0 0]);
rectangle('Position',[2343.75 -3000 93.75 93.75], 'FaceColor',[0 0 0]);
rectangle('Position',[2437.5 -2906.25 93.75 93.75], 'FaceColor',[1 1 1]);
rectangle('Position',[2531.25 -2906.25 93.75 93.75], 'FaceColor',[1 1 1]);
rectangle('Position',[2437.5 -3000 93.75 93.75], 'FaceColor',[0 0 0]);
rectangle('Position',[2531.25 -3000 93.75 93.75], 'FaceColor',[0 0 0]);
rectangle('Position',[2812.5 -2718.75 93.75 93.75], 'FaceColor',[1 1 1]);
rectangle('Position',[2906.25 -2718.75 93.75 93.75], 'FaceColor',[0 0 0]);
rectangle('Position',[2812.5 -2812.5 93.75 93.75], 'FaceColor',[1 1 1]);
rectangle('Position',[2906.25 -2812.5 93.75 93.75], 'FaceColor',[0 0 0]);
rectangle('Position',[2625 -2906.25 93.75 93.75], 'FaceColor',[1 1 1]);
rectangle('Position',[2718.75 -2906.25 93.75 93.75], 'FaceColor',[1 1 1]);
rectangle('Position',[2625 -3000 93.75 93.75], 'FaceColor',[0 0 0]);
rectangle('Position',[2718.75 -3000 93.75 93.75], 'FaceColor',[0 0 0]);
rectangle('Position',[2812.5 -2906.25 93.75 93.75], 'FaceColor',[1 1 1]);
rectangle('Position',[2906.25 -2906.25 93.75 93.75], 'FaceColor',[0 0 0]);
rectangle('Position',[2812.5 -3000 93.75 93.75], 'FaceColor',[0 0 0]);
rectangle('Position',[2906.25 -3000 93.75 93.75], 'FaceColor',[0 0 0]);
X=[2800,2700,2625,2531.25,2437.5,2343.75,2343.75,2343.75,2437.5,2531.25,2625,2662.5,2625,2437.5,2250,2062.5,1875,1781.25,1687.5,1593.75,1500,1312.5,1125,937.5,937.5,937.5,750,562.5,468.75,375,281.25,281.25,281.25,375,375,375,375,281.25,281.25,281.25,200,200];
Y=[-200,-375,-562.5,-562.5,-562.5,-656.25,-750,-843.75,-843.75,-843.75,-937.5,-1125,-1312.5,-1312.5,-1500,-1687.5,-1875,-1968.75,-1968.75,-1968.75,-1968.75,-1875,-1687.5,-1500,-1406.25,-1312.5,-1200,-1312.5,-1406.25,-1500,-1593.75,-1687.5,-1781.25,-1875,-1968.75,-2062.5,-2250,-2437.5,-2531.25,-2625,-2800,-2800];
hold on;
plot(X,Y,'r');
plot(X,Y,'bo');
legend('6058.11','Location','southoutside');
